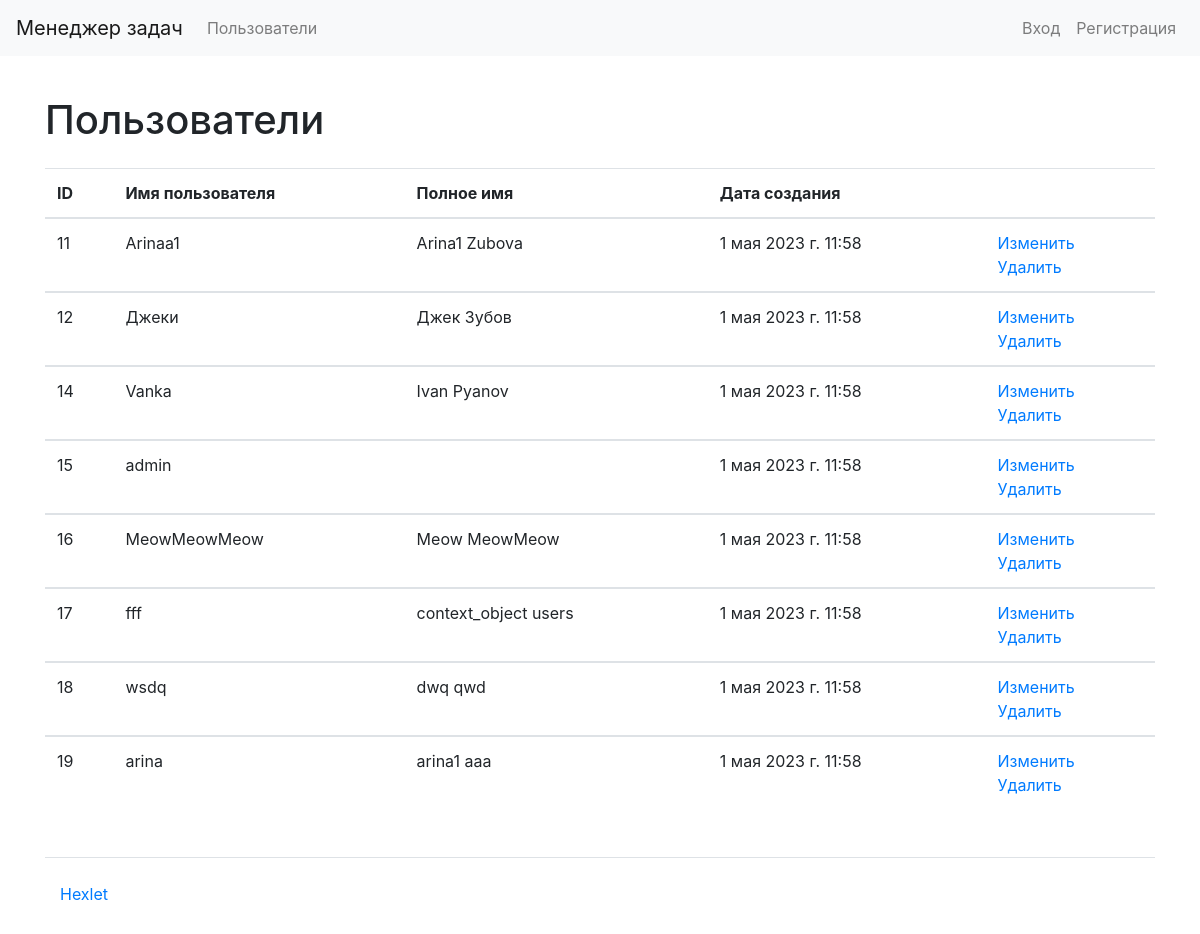
/users/, run on the app's committed database.
### users/models.py (models this page shows)
class User(AbstractUser):
    pass

### users/views.py (the view)
# urls.py: path('', views.UsersListView.as_view(), name='users_list'),
class UsersListView(ListView):
    model = User
    template_name = "users/list_of_users.html"
    def get_context_data(self, **kwargs):
        context = super().get_context_data(**kwargs)
        context["created_at"] = timezone.now()
        return context

### users/templates/users/list_of_users.html
{% extends "base.html" %}
{% load i18n %}
{% block content %}
<h1 class="my-4">{% translate "Users" %}</h1>
<table class="table table-stripped">
    <thead>
        <tr>
            <th>ID</th>
            <th>{% translate "User name" %}</th>
            <th>{% translate "Full name" %}</th>
            <th>{% translate "Date of creation" %}</th>
            <th></th>
        </tr>
    </thead>
    {% for user in object_list %}
    <tbody>
        <tr>
            <td>{{ user.id }}</td>
            <td>{{ user.username }}</td>
            <td>{{ user.first_name }} {{ user.last_name }}</td>
            <td>{{ created_at }}</td>
            <td>
                <a href="/users/{{ user.id }}/update/">{% translate "Update" %}</a>
                <br>
                <a href="/users/{{ user.id }}/delete/">{% translate "Delete" %}</a>
            </td>
        </tr>
        {% endfor %}
    </tbody>
</table>
{% endblock %}

### data on the page
User: id "11", username "Arinaa1", first_name "Arina1", last_name "Zubova", created_at "1 мая 2023 г. 11:58"
User: id "12", username "Джеки", first_name "Джек", last_name "Зубов", created_at "1 мая 2023 г. 11:58"
User: id "14", username "Vanka", first_name "Ivan", last_name "Pyanov", created_at "1 мая 2023 г. 11:58"
User: id "15", username "admin", created_at "1 мая 2023 г. 11:58"
User: id "16", username "MeowMeowMeow", first_name "Meow", last_name "MeowMeow", created_at "1 мая 2023 г. 11:58"
User: id "17", username "fff", first_name "context_object", last_name "users", created_at "1 мая 2023 г. 11:58"
User: id "18", username "wsdq", first_name "dwq", last_name "qwd", created_at "1 мая 2023 г. 11:58"
User: id "19", username "arina", first_name "arina1", last_name "aaa", created_at "1 мая 2023 г. 11:58"
